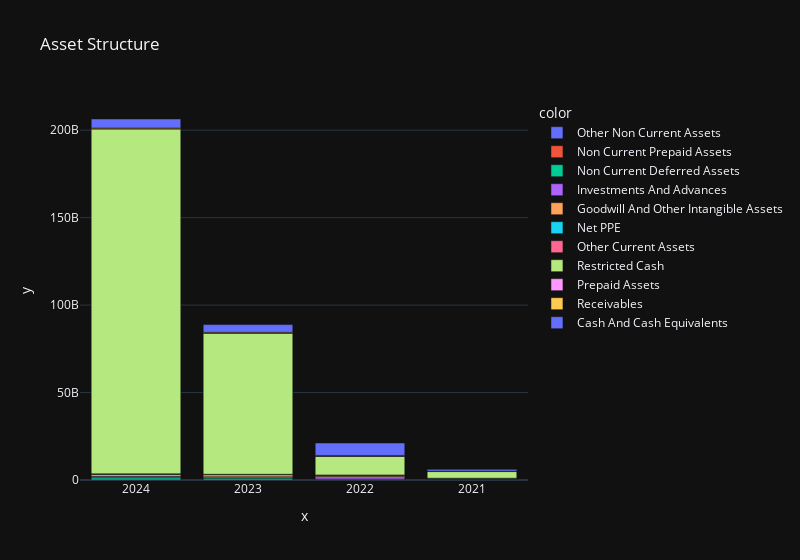

Notebook code for this chart:
### Code cell
bs.show_asset_structure(balancesheet)

### Figure 1 — Plotly figure (JSON) as saved in the notebook; plotly's stock layout.template omitted (floating-point values rounded to 4 significant figures)
{"data": [{"alignmentgroup": "True", "hovertemplate": "color=Other Non Current Assets<br>x=%{x}<br>y=%{y}<extra></extra>", "legendgroup": "Other Non Current Assets", "marker": {"color": "#636efa", "pattern": {"shape": ""}}, "name": "Other Non Current Assets", "offsetgroup": "Other Non Current Assets", "orientation": "v", "showlegend": true, "textposition": "auto", "type": "bar", "x": ["2024", "2023", "2022", "2021"], "xaxis": "x", "y": [3590000, 17257000, 1463000, 316094000], "yaxis": "y"}, {"alignmentgroup": "True", "hovertemplate": "color=Non Current Prepaid Assets<br>x=%{x}<br>y=%{y}<extra></extra>", "legendgroup": "Non Current Prepaid Assets", "marker": {"color": "#EF553B", "pattern": {"shape": ""}}, "name": "Non Current Prepaid Assets", "offsetgroup": "Non Current Prepaid Assets", "orientation": "v", "showlegend": true, "textposition": "auto", "type": "bar", "x": ["2024", "2023", "2022", "2021"], "xaxis": "x", "y": [16250000, 10989000, 13347000, 68287000], "yaxis": "y"}, {"alignmentgroup": "True", "hovertemplate": "color=Non Current Deferred Assets<br>x=%{x}<br>y=%{y}<extra></extra>", "legendgroup": "Non Current Deferred Assets", "marker": {"color": "#00cc96", "pattern": {"shape": ""}}, "name": "Non Current Deferred Assets", "offsetgroup": "Non Current Deferred Assets", "orientation": "v", "showlegend": true, "textposition": "auto", "type": "bar", "x": ["2024", "2023", "2022", "2021"], "xaxis": "x", "y": [1272233000, 1046791000, 573547000, 20807000], "yaxis": "y"}, {"alignmentgroup": "True", "hovertemplate": "color=Investments And Advances<br>x=%{x}<br>y=%{y}<extra></extra>", "legendgroup": "Investments And Advances", "marker": {"color": "#ab63fa", "pattern": {"shape": ""}}, "name": "Investments And Advances", "offsetgroup": "Investments And Advances", "orientation": "v", "showlegend": true, "textposition": "auto", "type": "bar", "x": ["2024", "2023", "2022", "2021"], "xaxis": "x", "y": [792970000, 751076000, 1352143000, 28146000], "yaxis": "y"}, {"alignmentgroup": "True", "hovertemplate": "color=Goodwill And Other Intangible Assets<br>x=%{x}<br>y=%{y}<extra></extra>", "legendgroup": "Goodwill And Other Intangible Assets", "marker": {"color": "#FFA15A", "pattern": {"shape": ""}}, "name": "Goodwill And Other Intangible Assets", "offsetgroup": "Goodwill And Other Intangible Assets", "orientation": "v", "showlegend": true, "textposition": "auto", "type": "bar", "x": ["2024", "2023", "2022", "2021"], "xaxis": "x", "y": [1226092000, 1209335000, 802447000, 454131000], "yaxis": "y"}, {"alignmentgroup": "True", "hovertemplate": "color=Net PPE<br>x=%{x}<br>y=%{y}<extra></extra>", "legendgroup": "Net PPE", "marker": {"color": "#19d3f3", "pattern": {"shape": ""}}, "name": "Net PPE", "offsetgroup": "Net PPE", "orientation": "v", "showlegend": true, "textposition": "auto", "type": "bar", "x": ["2024", "2023", "2022", "2021"], "xaxis": "x", "y": [205287000, 241210000, 157615000, 150095000], "yaxis": "y"}, {"alignmentgroup": "True", "hovertemplate": "color=Other Current Assets<br>x=%{x}<br>y=%{y}<extra></extra>", "legendgroup": "Other Current Assets", "marker": {"color": "#FF6692", "pattern": {"shape": ""}}, "name": "Other Current Assets", "offsetgroup": "Other Current Assets", "orientation": "v", "showlegend": true, "textposition": "auto", "type": "bar", "x": ["2024", "2023", "2022", "2021"], "xaxis": "x", "y": [16191000, 18837000, 2945000, 717000], "yaxis": "y"}, {"alignmentgroup": "True", "hovertemplate": "color=Restricted Cash<br>x=%{x}<br>y=%{y}<extra></extra>", "legendgroup": "Restricted Cash", "marker": {"color": "#B6E880", "pattern": {"shape": ""}}, "name": "Restricted Cash", "offsetgroup": "Restricted Cash", "orientation": "v", "showlegend": true, "textposition": "auto", "type": "bar", "x": ["2024", "2023", "2022", "2021"], "xaxis": "x", "y": [197229968000, 80580187000, 10648503000, 3794179000], "yaxis": "y"}, {"alignmentgroup": "True", "hovertemplate": "color=Prepaid Assets<br>x=%{x}<br>y=%{y}<extra></extra>", "legendgroup": "Prepaid Assets", "marker": {"color": "#FF97FF", "pattern": {"shape": ""}}, "name": "Prepaid Assets", "offsetgroup": "Prepaid Assets", "orientation": "v", "showlegend": true, "textposition": "auto", "type": "bar", "x": ["2024", "2023", "2022", "2021"], "xaxis": "x", "y": [79552000, 98204000, 132904000, 36218000], "yaxis": "y"}, {"alignmentgroup": "True", "hovertemplate": "color=Receivables<br>x=%{x}<br>y=%{y}<extra></extra>", "legendgroup": "Receivables", "marker": {"color": "#FECB52", "pattern": {"shape": ""}}, "name": "Receivables", "offsetgroup": "Receivables", "orientation": "v", "showlegend": true, "textposition": "auto", "type": "bar", "x": ["2024", "2023", "2022", "2021"], "xaxis": "x", "y": [425441000, 464817000, 365937000, 189471000], "yaxis": "y"}, {"alignmentgroup": "True", "hovertemplate": "color=Cash And Cash Equivalents<br>x=%{x}<br>y=%{y}<extra></extra>", "legendgroup": "Cash And Cash Equivalents", "marker": {"color": "#636efa", "pattern": {"shape": ""}}, "name": "Cash And Cash Equivalents", "offsetgroup": "Cash And Cash Equivalents", "orientation": "v", "showlegend": true, "textposition": "auto", "type": "bar", "x": ["2024", "2023", "2022", "2021"], "xaxis": "x", "y": [5139351000, 4425021000, 7123478000, 1061850000], "yaxis": "y"}], "layout": {"barmode": "relative", "legend": {"title": {"text": "color"}, "tracegroupgap": 0}, "title": {"text": "Asset Structure"}, "width": 800, "xaxis": {"anchor": "y", "domain": [0, 1], "title": {"text": "x"}}, "yaxis": {"anchor": "x", "domain": [0, 1], "title": {"text": "y"}}}}
